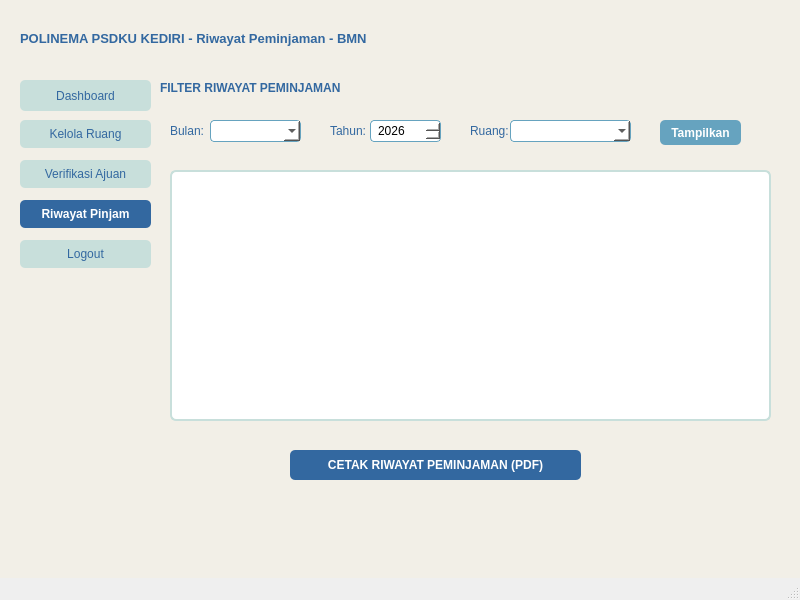
<?xml version="1.0" encoding="UTF-8"?>
<ui version="4.0">
 <class>MainWindow</class>
 <widget class="QMainWindow" name="MainWindow">
  <property name="geometry">
   <rect>
    <x>0</x>
    <y>0</y>
    <width>800</width>
    <height>600</height>
   </rect>
  </property>
  <property name="windowTitle">
   <string>Riwayat Peminjaman - BMN</string>
  </property>
  <widget class="QWidget" name="centralwidget">
   <property name="styleSheet">
    <string notr="true">QWidget#centralwidget {
    background-color: #F2EFE7;
}</string>
   </property>
   <widget class="QLabel" name="label">
    <property name="geometry">
     <rect>
      <x>20</x>
      <y>30</y>
      <width>551</width>
      <height>16</height>
     </rect>
    </property>
    <property name="font">
     <font>
      <pointsize>10</pointsize>
      <weight>75</weight>
      <bold>true</bold>
     </font>
    </property>
    <property name="styleSheet">
     <string notr="true">color: #3368A0;</string>
    </property>
    <property name="text">
     <string>POLINEMA PSDKU KEDIRI - Riwayat Peminjaman - BMN</string>
    </property>
   </widget>
   <widget class="QPushButton" name="pushButton">
    <property name="geometry">
     <rect>
      <x>20</x>
      <y>80</y>
      <width>131</width>
      <height>31</height>
     </rect>
    </property>
    <property name="styleSheet">
     <string notr="true">QPushButton {
    background-color: #C8DFDB;
    color: #3368A0;
    border-radius: 5px;
}
QPushButton:hover {
    background-color: #66A3BF;
    color: #FFFFFF;
}</string>
    </property>
    <property name="text">
     <string>Dashboard</string>
    </property>
    <property name="icon">
     <iconset>
      <normaloff>../icon/dashboard.png</normaloff>../icon/dashboard.png</iconset>
    </property>
   </widget>
   <widget class="QPushButton" name="pushButton_2">
    <property name="geometry">
     <rect>
      <x>20</x>
      <y>120</y>
      <width>131</width>
      <height>28</height>
     </rect>
    </property>
    <property name="styleSheet">
     <string notr="true">QPushButton {
    background-color: #C8DFDB;
    color: #3368A0;
    border-radius: 5px;
}
QPushButton:hover {
    background-color: #66A3BF;
    color: #FFFFFF;
}</string>
    </property>
    <property name="text">
     <string>Kelola Ruang</string>
    </property>
    <property name="icon">
     <iconset>
      <normaloff>../icon/meeting-room.png</normaloff>../icon/meeting-room.png</iconset>
    </property>
   </widget>
   <widget class="QPushButton" name="pushButton_3">
    <property name="geometry">
     <rect>
      <x>20</x>
      <y>160</y>
      <width>131</width>
      <height>28</height>
     </rect>
    </property>
    <property name="styleSheet">
     <string notr="true">QPushButton {
    background-color: #C8DFDB;
    color: #3368A0;
    border-radius: 5px;
}
QPushButton:hover {
    background-color: #66A3BF;
    color: #FFFFFF;
}</string>
    </property>
    <property name="text">
     <string>Verifikasi Ajuan</string>
    </property>
    <property name="icon">
     <iconset>
      <normaloff>../icon/verifikasi.png</normaloff>../icon/verifikasi.png</iconset>
    </property>
   </widget>
   <widget class="QPushButton" name="pushButton_4">
    <property name="geometry">
     <rect>
      <x>20</x>
      <y>200</y>
      <width>131</width>
      <height>28</height>
     </rect>
    </property>
    <property name="styleSheet">
     <string notr="true">QPushButton {
    background-color: #3368A0;
    color: #FFFFFF;
    border-radius: 5px;
    font-weight: bold;
}</string>
    </property>
    <property name="text">
     <string>Riwayat Pinjam</string>
    </property>
    <property name="icon">
     <iconset>
      <normaloff>../icon/riwayat.png</normaloff>../icon/riwayat.png</iconset>
    </property>
   </widget>
   <widget class="QPushButton" name="pushButton_5">
    <property name="geometry">
     <rect>
      <x>20</x>
      <y>240</y>
      <width>131</width>
      <height>28</height>
     </rect>
    </property>
    <property name="styleSheet">
     <string notr="true">QPushButton {
    background-color: #C8DFDB;
    color: #3368A0;
    border-radius: 5px;
}
QPushButton:hover {
    background-color: #3368A0;
    color: #FFFFFF;
}</string>
    </property>
    <property name="text">
     <string>Logout</string>
    </property>
    <property name="icon">
     <iconset>
      <normaloff>../icon/exit.png</normaloff>../icon/exit.png</iconset>
    </property>
   </widget>
   <widget class="QLabel" name="label_2">
    <property name="geometry">
     <rect>
      <x>160</x>
      <y>80</y>
      <width>191</width>
      <height>16</height>
     </rect>
    </property>
    <property name="font">
     <font>
      <weight>75</weight>
      <bold>true</bold>
     </font>
    </property>
    <property name="styleSheet">
     <string notr="true">color: #3368A0;</string>
    </property>
    <property name="text">
     <string>FILTER RIWAYAT PEMINJAMAN</string>
    </property>
   </widget>
   <widget class="QComboBox" name="comboBox">
    <property name="geometry">
     <rect>
      <x>210</x>
      <y>120</y>
      <width>91</width>
      <height>22</height>
     </rect>
    </property>
    <property name="styleSheet">
     <string notr="true">background-color: #FFFFFF;
border: 1px solid #66A3BF;
border-radius: 4px;
padding-left: 5px;</string>
    </property>
   </widget>
   <widget class="QLabel" name="label_3">
    <property name="geometry">
     <rect>
      <x>170</x>
      <y>120</y>
      <width>47</width>
      <height>21</height>
     </rect>
    </property>
    <property name="styleSheet">
     <string notr="true">color: #3368A0;</string>
    </property>
    <property name="text">
     <string>Bulan:</string>
    </property>
   </widget>
   <widget class="QLabel" name="label_4">
    <property name="geometry">
     <rect>
      <x>330</x>
      <y>120</y>
      <width>47</width>
      <height>21</height>
     </rect>
    </property>
    <property name="styleSheet">
     <string notr="true">color: #3368A0;</string>
    </property>
    <property name="text">
     <string>Tahun:</string>
    </property>
   </widget>
   <widget class="QSpinBox" name="spinBox">
    <property name="geometry">
     <rect>
      <x>370</x>
      <y>120</y>
      <width>71</width>
      <height>22</height>
     </rect>
    </property>
    <property name="styleSheet">
     <string notr="true">background-color: #FFFFFF;
border: 1px solid #66A3BF;
border-radius: 4px;
padding-left: 5px;</string>
    </property>
    <property name="maximum">
     <number>9999</number>
    </property>
    <property name="value">
     <number>2026</number>
    </property>
   </widget>
   <widget class="QLabel" name="label_5">
    <property name="geometry">
     <rect>
      <x>470</x>
      <y>120</y>
      <width>47</width>
      <height>21</height>
     </rect>
    </property>
    <property name="styleSheet">
     <string notr="true">color: #3368A0;</string>
    </property>
    <property name="text">
     <string>Ruang:</string>
    </property>
   </widget>
   <widget class="QComboBox" name="comboBox_2">
    <property name="geometry">
     <rect>
      <x>510</x>
      <y>120</y>
      <width>121</width>
      <height>22</height>
     </rect>
    </property>
    <property name="styleSheet">
     <string notr="true">background-color: #FFFFFF;
border: 1px solid #66A3BF;
border-radius: 4px;
padding-left: 5px;</string>
    </property>
   </widget>
   <widget class="QPushButton" name="pushButton_6">
    <property name="geometry">
     <rect>
      <x>660</x>
      <y>120</y>
      <width>81</width>
      <height>25</height>
     </rect>
    </property>
    <property name="styleSheet">
     <string notr="true">QPushButton {
    background-color: #66A3BF;
    color: #FFFFFF;
    border-radius: 5px;
    font-weight: bold;
}
QPushButton:hover {
    background-color: #3368A0;
}</string>
    </property>
    <property name="text">
     <string>Tampilkan</string>
    </property>
   </widget>
   <widget class="QTableWidget" name="tableWidget">
    <property name="geometry">
     <rect>
      <x>170</x>
      <y>170</y>
      <width>601</width>
      <height>251</height>
     </rect>
    </property>
    <property name="styleSheet">
     <string notr="true">QTableWidget {
    background-color: #FFFFFF;
    border: 2px solid #C8DFDB;
    border-radius: 6px;
}
QHeaderView::section {
    background-color: #3368A0;
    color: #FFFFFF;
    font-weight: bold;
    padding: 4px;
}</string>
    </property>
   </widget>
   <widget class="QPushButton" name="pushButton_7">
    <property name="geometry">
     <rect>
      <x>290</x>
      <y>450</y>
      <width>291</width>
      <height>30</height>
     </rect>
    </property>
    <property name="styleSheet">
     <string notr="true">QPushButton {
    background-color: #3368A0;
    color: #FFFFFF;
    border-radius: 5px;
    font-weight: bold;
}
QPushButton:hover {
    background-color: #66A3BF;
}</string>
    </property>
    <property name="text">
     <string>CETAK RIWAYAT PEMINJAMAN (PDF)</string>
    </property>
    <property name="icon">
     <iconset>
      <normaloff>../icon/printer.png</normaloff>../icon/printer.png</iconset>
    </property>
   </widget>
  </widget>
  <widget class="QMenuBar" name="menubar">
   <property name="geometry">
    <rect>
     <x>0</x>
     <y>0</y>
     <width>800</width>
     <height>26</height>
    </rect>
   </property>
  </widget>
  <widget class="QStatusBar" name="statusbar"/>
 </widget>
 <resources/>
 <connections/>
</ui>
